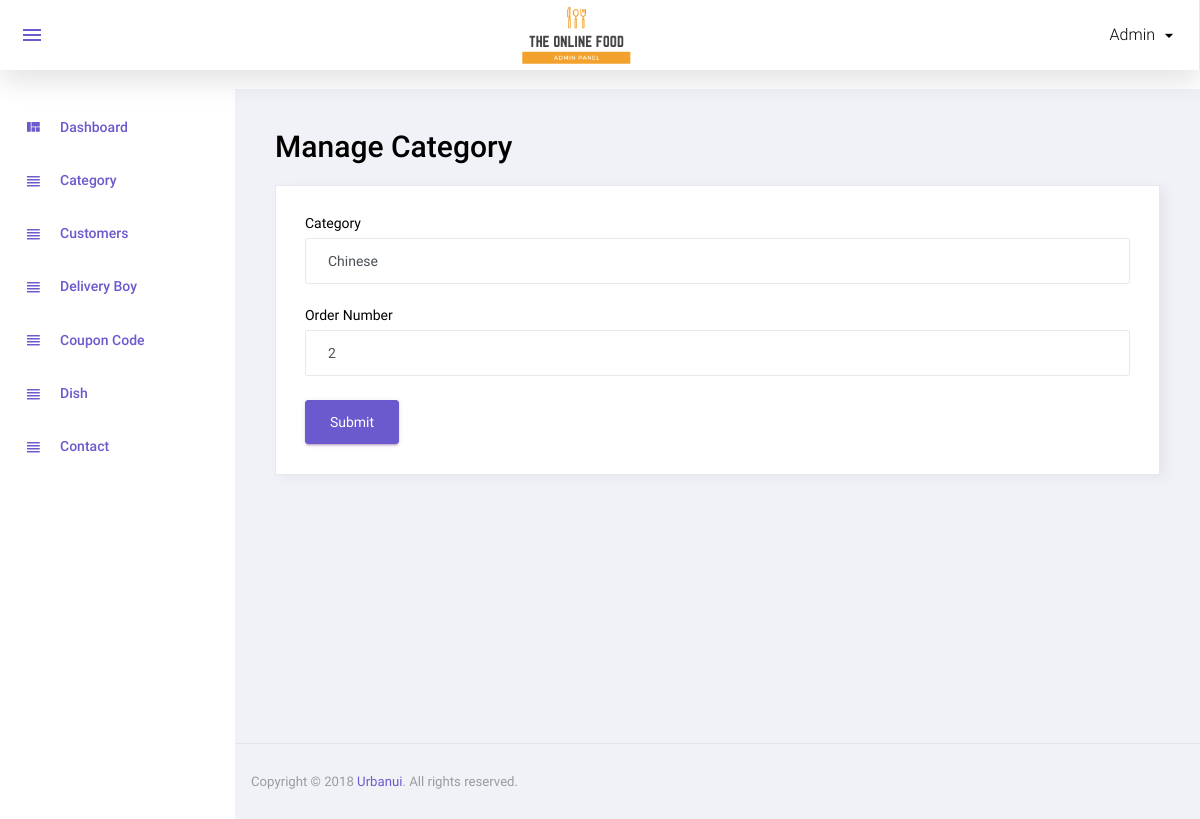
The app's page /admin/manage_category.php?id=2 (signed in), older data.
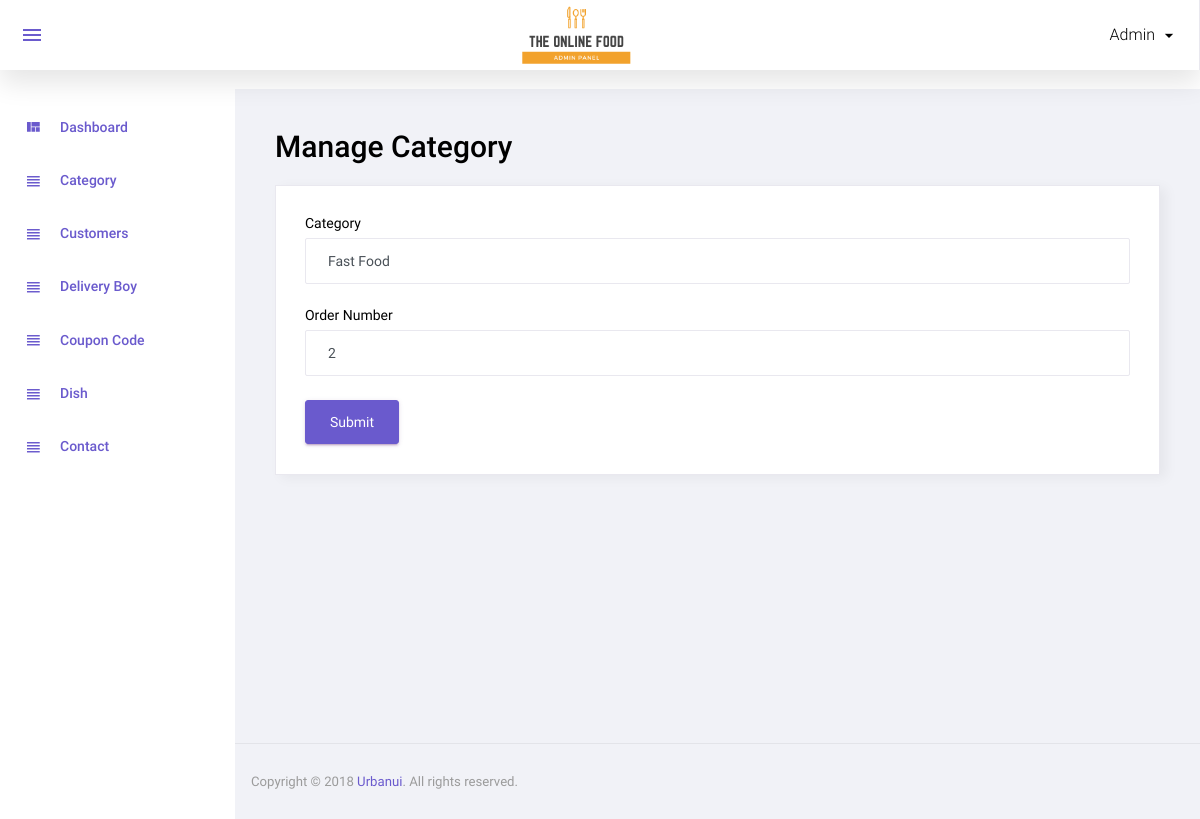
The same page, newer data.
### tables this page shows
CREATE TABLE `category` (
  `id` int(11) NOT NULL,
  `category` varchar(50) NOT NULL,
  `order_number` int(11) NOT NULL,
  `status` int(11) NOT NULL,
  `added_on` datetime NOT NULL
);

### function.inc.php (called while the page is built, shortened)
<?php
function get_safe_value($str){
    global  $con;
    $str=mysqli_real_escape_string($con,$str);
    return $str;
}
    ?>

### admin/manage_category.php (the view, shortened to what this page needs)
<?php
include('top.php');
$category="";
$order_number="";
if(isset($_GET['id']) && $_GET['id']>0){
    $id=get_safe_value($_GET['id']);
    $row=mysqli_fetch_assoc(mysqli_query($con,"SELECT * FROM category WHERE id='$id'"));
    $category=$row['category'];
    $order_number=$row['order_number'];
}
?>
<div class="row">
			<h1 class="grid_title ml10 ml15">Manage Category</h1>
            <div class="col-12 grid-margin stretch-card">
              <div class="card">
                <div class="card-body">
                  <form class="forms-sample" method="post">
                    <div class="form-group">
                      <label for="exampleInputName1">Category</label>
                      <input type="text" class="form-control" placeholder="Category" name="category" required value="<?php echo $category ?>">
                    </div>
                    <div class="form-group">
                      <label for="exampleInputEmail3">Order Number</label>
                      <input type="text" class="form-control"  placeholder="Order Number" name="order_number" value="<?php echo $order_number ?>">
                    </div>
                    <button type="submit" class="btn btn-primary mr-2" name="submit">Submit</button>
                  </form>
                </div>
              </div>
            </div>
		 </div>
<?php
include('footer.php');
?>

Row changes from the older to the newer data that the page shows:
changed category: category "Chinese" → "Fast Food"
